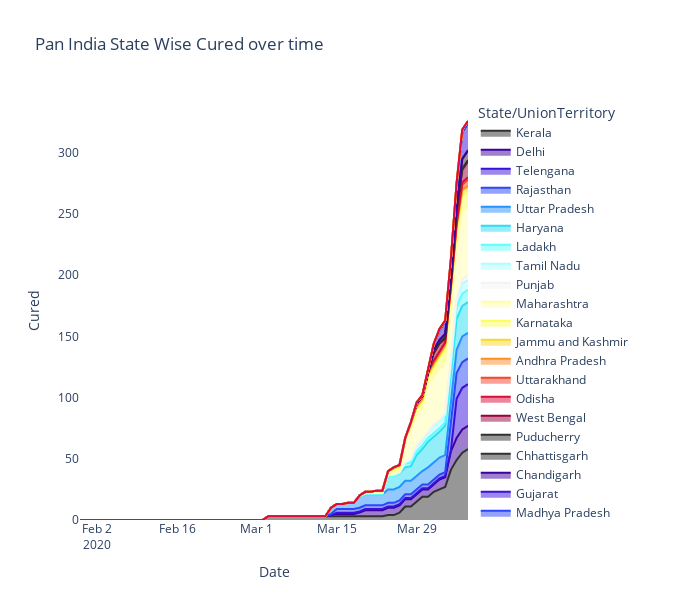

Write notebook code for a chart like this one.
### Code cell
spread = CovidIndia.groupby(['Date', 'State/UnionTerritory'])['Cured'].sum().reset_index().sort_values('Date', ascending=True)
fig = px.area(spread, x="Date", y="Cured",color='State/UnionTerritory',title='Pan India State Wise Cured over time',height=500,
              color_discrete_sequence = px.colors.cyclical.Edge)
fig.update_layout(plot_bgcolor='rgb(275, 270, 273)',width=700, height=600)

### Figure 1 — Plotly figure (JSON) as saved in the notebook; plotly's stock layout.template omitted (floating-point values rounded to 4 significant figures)
{"data": [{"hovertemplate": "State/UnionTerritory=Kerala<br>Date=%{x}<br>Cured=%{y}<extra></extra>", "legendgroup": "Kerala", "line": {"color": "#313131"}, "mode": "lines", "name": "Kerala", "orientation": "v", "showlegend": true, "stackgroup": "1", "type": "scatter", "x": ["2020-01-30T00:00:00", "2020-01-31T00:00:00", "2020-02-01T00:00:00", "2020-02-02T00:00:00", "2020-02-03T00:00:00", "2020-02-04T00:00:00", "2020-02-05T00:00:00", "2020-02-06T00:00:00", "2020-02-07T00:00:00", "2020-02-08T00:00:00", "2020-02-09T00:00:00", "2020-02-10T00:00:00", "2020-02-11T00:00:00", "2020-02-12T00:00:00", "2020-02-13T00:00:00", "2020-02-14T00:00:00", "2020-02-15T00:00:00", "2020-02-16T00:00:00", "2020-02-17T00:00:00", "2020-02-18T00:00:00", "2020-02-19T00:00:00", "2020-02-20T00:00:00", "2020-02-21T00:00:00", "2020-02-22T00:00:00", "2020-02-23T00:00:00", "2020-02-24T00:00:00", "2020-02-25T00:00:00", "2020-02-26T00:00:00", "2020-02-27T00:00:00", "2020-02-28T00:00:00", "2020-02-29T00:00:00", "2020-03-01T00:00:00", "2020-03-02T00:00:00", "2020-03-03T00:00:00", "2020-03-04T00:00:00", "2020-03-05T00:00:00", "2020-03-06T00:00:00", "2020-03-07T00:00:00", "2020-03-08T00:00:00", "2020-03-09T00:00:00", "2020-03-10T00:00:00", "2020-03-11T00:00:00", "2020-03-12T00:00:00", "2020-03-13T00:00:00", "2020-03-14T00:00:00", "2020-03-15T00:00:00", "2020-03-16T00:00:00", "2020-03-17T00:00:00", "2020-03-18T00:00:00", "2020-03-19T00:00:00", "2020-03-20T00:00:00", "2020-03-21T00:00:00", "2020-03-22T00:00:00", "2020-03-23T00:00:00", "2020-03-24T00:00:00", "2020-03-25T00:00:00", "2020-03-26T00:00:00", "2020-03-27T00:00:00", "2020-03-28T00:00:00", "2020-03-29T00:00:00", "2020-03-30T00:00:00", "2020-03-31T00:00:00", "2020-04-01T00:00:00", "2020-04-02T00:00:00", "2020-04-03T00:00:00", "2020-04-04T00:00:00", "2020-04-05T00:00:00", "2020-04-06T00:00:00", "2020-04-07T00:00:00"], "xaxis": "x", "y": [0, 0, 0, 0, 0, 0, 0, 0, 0, 0, 0, 0, 0, 0, 0, 0, 0, 0, 0, 0, 0, 0, 0, 0, 0, 0, 0, 0, 0, 0, 0, 0, 0, 3, 3, 3, 3, 3, 3, 3, 3, 3, 3, 3, 3, 3, 3, 3, 3, 3, 3, 3, 3, 3, 4, 4, 6, 11, 11, 15, 19, 19, 23, 25, 27, 41, 49, 55, 58], "yaxis": "y"}, {"hovertemplate": "State/UnionTerritory=Delhi<br>Date=%{x}<br>Cured=%{y}<extra></extra>", "legendgroup": "Delhi", "line": {"color": "#3d019d"}, "mode": "lines", "name": "Delhi", "orientation": "v", "showlegend": true, "stackgroup": "1", "type": "scatter", "x": ["2020-03-02T00:00:00", "2020-03-03T00:00:00", "2020-03-04T00:00:00", "2020-03-05T00:00:00", "2020-03-06T00:00:00", "2020-03-07T00:00:00", "2020-03-08T00:00:00", "2020-03-09T00:00:00", "2020-03-10T00:00:00", "2020-03-11T00:00:00", "2020-03-12T00:00:00", "2020-03-13T00:00:00", "2020-03-14T00:00:00", "2020-03-15T00:00:00", "2020-03-16T00:00:00", "2020-03-17T00:00:00", "2020-03-18T00:00:00", "2020-03-19T00:00:00", "2020-03-20T00:00:00", "2020-03-21T00:00:00", "2020-03-22T00:00:00", "2020-03-23T00:00:00", "2020-03-24T00:00:00", "2020-03-25T00:00:00", "2020-03-26T00:00:00", "2020-03-27T00:00:00", "2020-03-28T00:00:00", "2020-03-29T00:00:00", "2020-03-30T00:00:00", "2020-03-31T00:00:00", "2020-04-01T00:00:00", "2020-04-02T00:00:00", "2020-04-03T00:00:00", "2020-04-04T00:00:00", "2020-04-05T00:00:00", "2020-04-06T00:00:00", "2020-04-07T00:00:00"], "xaxis": "x", "y": [0, 0, 0, 0, 0, 0, 0, 0, 0, 0, 0, 0, 1, 2, 2, 2, 2, 3, 5, 5, 5, 5, 6, 6, 6, 6, 6, 6, 6, 6, 6, 8, 8, 15, 18, 19, 19], "yaxis": "y"}, {"hovertemplate": "State/UnionTerritory=Telengana<br>Date=%{x}<br>Cured=%{y}<extra></extra>", "legendgroup": "Telengana", "line": {"color": "#3810dc"}, "mode": "lines", "name": "Telengana", "orientation": "v", "showlegend": true, "stackgroup": "1", "type": "scatter", "x": ["2020-03-02T00:00:00", "2020-03-03T00:00:00", "2020-03-04T00:00:00", "2020-03-05T00:00:00", "2020-03-06T00:00:00", "2020-03-07T00:00:00", "2020-03-08T00:00:00", "2020-03-09T00:00:00", "2020-03-10T00:00:00", "2020-03-11T00:00:00", "2020-03-12T00:00:00", "2020-03-13T00:00:00", "2020-03-14T00:00:00", "2020-03-15T00:00:00", "2020-03-16T00:00:00", "2020-03-17T00:00:00", "2020-03-18T00:00:00", "2020-03-19T00:00:00", "2020-03-20T00:00:00", "2020-03-21T00:00:00", "2020-03-22T00:00:00", "2020-03-23T00:00:00", "2020-03-24T00:00:00", "2020-03-25T00:00:00", "2020-03-26T00:00:00", "2020-03-27T00:00:00", "2020-03-28T00:00:00", "2020-03-29T00:00:00", "2020-03-30T00:00:00", "2020-03-31T00:00:00", "2020-04-01T00:00:00", "2020-04-02T00:00:00", "2020-04-03T00:00:00", "2020-04-04T00:00:00", "2020-04-05T00:00:00", "2020-04-06T00:00:00", "2020-04-07T00:00:00"], "xaxis": "x", "y": [0, 0, 0, 0, 0, 0, 0, 0, 0, 0, 0, 0, 0, 1, 1, 1, 1, 1, 1, 1, 1, 1, 1, 1, 1, 1, 1, 1, 1, 1, 1, 1, 1, 1, 32, 34, 34], "yaxis": "y"}, {"hovertemplate": "State/UnionTerritory=Rajasthan<br>Date=%{x}<br>Cured=%{y}<extra></extra>", "legendgroup": "Rajasthan", "line": {"color": "#2d47f9"}, "mode": "lines", "name": "Rajasthan", "orientation": "v", "showlegend": true, "stackgroup": "1", "type": "scatter", "x": ["2020-03-03T00:00:00", "2020-03-04T00:00:00", "2020-03-05T00:00:00", "2020-03-06T00:00:00", "2020-03-07T00:00:00", "2020-03-08T00:00:00", "2020-03-09T00:00:00", "2020-03-10T00:00:00", "2020-03-11T00:00:00", "2020-03-12T00:00:00", "2020-03-13T00:00:00", "2020-03-14T00:00:00", "2020-03-15T00:00:00", "2020-03-16T00:00:00", "2020-03-17T00:00:00", "2020-03-18T00:00:00", "2020-03-19T00:00:00", "2020-03-20T00:00:00", "2020-03-21T00:00:00", "2020-03-22T00:00:00", "2020-03-23T00:00:00", "2020-03-24T00:00:00", "2020-03-25T00:00:00", "2020-03-26T00:00:00", "2020-03-27T00:00:00", "2020-03-28T00:00:00", "2020-03-29T00:00:00", "2020-03-30T00:00:00", "2020-03-31T00:00:00", "2020-04-01T00:00:00", "2020-04-02T00:00:00", "2020-04-03T00:00:00", "2020-04-04T00:00:00", "2020-04-05T00:00:00", "2020-04-06T00:00:00", "2020-04-07T00:00:00"], "xaxis": "x", "y": [0, 0, 0, 0, 0, 0, 0, 0, 0, 0, 0, 1, 3, 3, 3, 3, 3, 3, 3, 3, 3, 3, 3, 3, 3, 3, 3, 3, 3, 3, 3, 3, 21, 21, 21, 21], "yaxis": "y"}, {"hovertemplate": "State/UnionTerritory=Uttar Pradesh<br>Date=%{x}<br>Cured=%{y}<extra></extra>", "legendgroup": "Uttar Pradesh", "line": {"color": "#2593ff"}, "mode": "lines", "name": "Uttar Pradesh", "orientation": "v", "showlegend": true, "stackgroup": "1", "type": "scatter", "x": ["2020-03-04T00:00:00", "2020-03-05T00:00:00", "2020-03-06T00:00:00", "2020-03-07T00:00:00", "2020-03-08T00:00:00", "2020-03-09T00:00:00", "2020-03-10T00:00:00", "2020-03-11T00:00:00", "2020-03-12T00:00:00", "2020-03-13T00:00:00", "2020-03-14T00:00:00", "2020-03-15T00:00:00", "2020-03-16T00:00:00", "2020-03-17T00:00:00", "2020-03-18T00:00:00", "2020-03-19T00:00:00", "2020-03-20T00:00:00", "2020-03-21T00:00:00", "2020-03-22T00:00:00", "2020-03-23T00:00:00", "2020-03-24T00:00:00", "2020-03-25T00:00:00", "2020-03-26T00:00:00", "2020-03-27T00:00:00", "2020-03-28T00:00:00", "2020-03-29T00:00:00", "2020-03-30T00:00:00", "2020-03-31T00:00:00", "2020-04-01T00:00:00", "2020-04-02T00:00:00", "2020-04-03T00:00:00", "2020-04-04T00:00:00", "2020-04-05T00:00:00", "2020-04-06T00:00:00", "2020-04-07T00:00:00"], "xaxis": "x", "y": [0, 0, 0, 0, 0, 0, 0, 0, 0, 0, 5, 4, 4, 5, 5, 9, 9, 9, 9, 9, 11, 11, 11, 11, 11, 11, 11, 14, 14, 14, 14, 19, 19, 21, 21], "yaxis": "y"}, {"hovertemplate": "State/UnionTerritory=Haryana<br>Date=%{x}<br>Cured=%{y}<extra></extra>", "legendgroup": "Haryana", "line": {"color": "#2adef6"}, "mode": "lines", "name": "Haryana", "orientation": "v", "showlegend": true, "stackgroup": "1", "type": "scatter", "x": ["2020-03-04T00:00:00", "2020-03-05T00:00:00", "2020-03-06T00:00:00", "2020-03-07T00:00:00", "2020-03-08T00:00:00", "2020-03-09T00:00:00", "2020-03-10T00:00:00", "2020-03-11T00:00:00", "2020-03-12T00:00:00", "2020-03-13T00:00:00", "2020-03-14T00:00:00", "2020-03-15T00:00:00", "2020-03-16T00:00:00", "2020-03-17T00:00:00", "2020-03-18T00:00:00", "2020-03-19T00:00:00", "2020-03-20T00:00:00", "2020-03-21T00:00:00", "2020-03-22T00:00:00", "2020-03-23T00:00:00", "2020-03-24T00:00:00", "2020-03-25T00:00:00", "2020-03-26T00:00:00", "2020-03-27T00:00:00", "2020-03-28T00:00:00", "2020-03-29T00:00:00", "2020-03-30T00:00:00", "2020-03-31T00:00:00", "2020-04-01T00:00:00", "2020-04-02T00:00:00", "2020-04-03T00:00:00", "2020-04-04T00:00:00", "2020-04-05T00:00:00", "2020-04-06T00:00:00", "2020-04-07T00:00:00"], "xaxis": "x", "y": [0, 0, 0, 0, 0, 0, 0, 0, 0, 0, 0, 0, 0, 0, 0, 0, 0, 0, 0, 0, 11, 11, 11, 11, 12, 17, 18, 21, 21, 21, 24, 24, 25, 25, 25], "yaxis": "y"}, {"hovertemplate": "State/UnionTerritory=Ladakh<br>Date=%{x}<br>Cured=%{y}<extra></extra>", "legendgroup": "Ladakh", "line": {"color": "#60fdfa"}, "mode": "lines", "name": "Ladakh", "orientation": "v", "showlegend": true, "stackgroup": "1", "type": "scatter", "x": ["2020-03-07T00:00:00", "2020-03-08T00:00:00", "2020-03-09T00:00:00", "2020-03-10T00:00:00", "2020-03-11T00:00:00", "2020-03-12T00:00:00", "2020-03-13T00:00:00", "2020-03-14T00:00:00", "2020-03-15T00:00:00", "2020-03-16T00:00:00", "2020-03-17T00:00:00", "2020-03-18T00:00:00", "2020-03-19T00:00:00", "2020-03-20T00:00:00", "2020-03-21T00:00:00", "2020-03-22T00:00:00", "2020-03-23T00:00:00", "2020-03-24T00:00:00", "2020-03-25T00:00:00", "2020-03-26T00:00:00", "2020-03-27T00:00:00", "2020-03-28T00:00:00", "2020-03-29T00:00:00", "2020-03-30T00:00:00", "2020-03-31T00:00:00", "2020-04-01T00:00:00", "2020-04-02T00:00:00", "2020-04-03T00:00:00", "2020-04-04T00:00:00", "2020-04-05T00:00:00", "2020-04-06T00:00:00", "2020-04-07T00:00:00"], "xaxis": "x", "y": [0, 0, 0, 0, 0, 0, 0, 0, 0, 0, 0, 0, 0, 0, 0, 0, 0, 0, 0, 0, 3, 3, 3, 3, 3, 3, 3, 3, 3, 10, 10, 10], "yaxis": "y"}, {"hovertemplate": "State/UnionTerritory=Tamil Nadu<br>Date=%{x}<br>Cured=%{y}<extra></extra>", "legendgroup": "Tamil Nadu", "line": {"color": "#aefdff"}, "mode": "lines", "name": "Tamil Nadu", "orientation": "v", "showlegend": true, "stackgroup": "1", "type": "scatter", "x": ["2020-03-07T00:00:00", "2020-03-08T00:00:00", "2020-03-09T00:00:00", "2020-03-10T00:00:00", "2020-03-11T00:00:00", "2020-03-12T00:00:00", "2020-03-13T00:00:00", "2020-03-14T00:00:00", "2020-03-15T00:00:00", "2020-03-16T00:00:00", "2020-03-17T00:00:00", "2020-03-18T00:00:00", "2020-03-19T00:00:00", "2020-03-20T00:00:00", "2020-03-21T00:00:00", "2020-03-22T00:00:00", "2020-03-23T00:00:00", "2020-03-24T00:00:00", "2020-03-25T00:00:00", "2020-03-26T00:00:00", "2020-03-27T00:00:00", "2020-03-28T00:00:00", "2020-03-29T00:00:00", "2020-03-30T00:00:00", "2020-03-31T00:00:00", "2020-04-01T00:00:00", "2020-04-02T00:00:00", "2020-04-03T00:00:00", "2020-04-04T00:00:00", "2020-04-05T00:00:00", "2020-04-06T00:00:00", "2020-04-07T00:00:00"], "xaxis": "x", "y": [0, 0, 0, 0, 0, 0, 0, 0, 0, 0, 0, 0, 1, 1, 1, 1, 1, 1, 1, 1, 1, 2, 4, 4, 4, 6, 6, 6, 6, 6, 8, 8], "yaxis": "y"}, {"hovertemplate": "State/UnionTerritory=Punjab<br>Date=%{x}<br>Cured=%{y}<extra></extra>", "legendgroup": "Punjab", "line": {"color": "#f3f3f1"}, "mode": "lines", "name": "Punjab", "orientation": "v", "showlegend": true, "stackgroup": "1", "type": "scatter", "x": ["2020-03-09T00:00:00", "2020-03-10T00:00:00", "2020-03-11T00:00:00", "2020-03-12T00:00:00", "2020-03-13T00:00:00", "2020-03-14T00:00:00", "2020-03-15T00:00:00", "2020-03-16T00:00:00", "2020-03-17T00:00:00", "2020-03-18T00:00:00", "2020-03-19T00:00:00", "2020-03-20T00:00:00", "2020-03-21T00:00:00", "2020-03-22T00:00:00", "2020-03-23T00:00:00", "2020-03-24T00:00:00", "2020-03-25T00:00:00", "2020-03-26T00:00:00", "2020-03-27T00:00:00", "2020-03-28T00:00:00", "2020-03-29T00:00:00", "2020-03-30T00:00:00", "2020-03-31T00:00:00", "2020-04-01T00:00:00", "2020-04-02T00:00:00", "2020-04-03T00:00:00", "2020-04-04T00:00:00", "2020-04-05T00:00:00", "2020-04-06T00:00:00", "2020-04-07T00:00:00"], "xaxis": "x", "y": [0, 0, 0, 0, 0, 0, 0, 0, 0, 0, 0, 0, 0, 0, 0, 0, 0, 0, 0, 1, 1, 1, 1, 1, 1, 1, 1, 1, 4, 4], "yaxis": "y"}, {"hovertemplate": "State/UnionTerritory=Maharashtra<br>Date=%{x}<br>Cured=%{y}<extra></extra>", "legendgroup": "Maharashtra", "line": {"color": "#fffda9"}, "mode": "lines", "name": "Maharashtra", "orientation": "v", "showlegend": true, "stackgroup": "1", "type": "scatter", "x": ["2020-03-09T00:00:00", "2020-03-10T00:00:00", "2020-03-11T00:00:00", "2020-03-12T00:00:00", "2020-03-13T00:00:00", "2020-03-14T00:00:00", "2020-03-15T00:00:00", "2020-03-16T00:00:00", "2020-03-17T00:00:00", "2020-03-18T00:00:00", "2020-03-19T00:00:00", "2020-03-20T00:00:00", "2020-03-21T00:00:00", "2020-03-22T00:00:00", "2020-03-23T00:00:00", "2020-03-24T00:00:00", "2020-03-25T00:00:00", "2020-03-26T00:00:00", "2020-03-27T00:00:00", "2020-03-28T00:00:00", "2020-03-29T00:00:00", "2020-03-30T00:00:00", "2020-03-31T00:00:00", "2020-04-01T00:00:00", "2020-04-02T00:00:00", "2020-04-03T00:00:00", "2020-04-04T00:00:00", "2020-04-05T00:00:00", "2020-04-06T00:00:00", "2020-04-07T00:00:00"], "xaxis": "x", "y": [0, 0, 0, 0, 0, 0, 0, 0, 0, 0, 0, 0, 0, 0, 0, 0, 1, 1, 15, 25, 25, 25, 39, 39, 42, 42, 42, 42, 56, 56], "yaxis": "y"}, {"hovertemplate": "State/UnionTerritory=Karnataka<br>Date=%{x}<br>Cured=%{y}<extra></extra>", "legendgroup": "Karnataka", "line": {"color": "#fafd5b"}, "mode": "lines", "name": "Karnataka", "orientation": "v", "showlegend": true, "stackgroup": "1", "type": "scatter", "x": ["2020-03-09T00:00:00", "2020-03-10T00:00:00", "2020-03-11T00:00:00", "2020-03-12T00:00:00", "2020-03-13T00:00:00", "2020-03-14T00:00:00", "2020-03-15T00:00:00", "2020-03-16T00:00:00", "2020-03-17T00:00:00", "2020-03-18T00:00:00", "2020-03-19T00:00:00", "2020-03-20T00:00:00", "2020-03-21T00:00:00", "2020-03-22T00:00:00", "2020-03-23T00:00:00", "2020-03-24T00:00:00", "2020-03-25T00:00:00", "2020-03-26T00:00:00", "2020-03-27T00:00:00", "2020-03-28T00:00:00", "2020-03-29T00:00:00", "2020-03-30T00:00:00", "2020-03-31T00:00:00", "2020-04-01T00:00:00", "2020-04-02T00:00:00", "2020-04-03T00:00:00", "2020-04-04T00:00:00", "2020-04-05T00:00:00", "2020-04-06T00:00:00", "2020-04-07T00:00:00"], "xaxis": "x", "y": [0, 0, 0, 0, 0, 0, 0, 0, 0, 0, 0, 1, 1, 2, 2, 3, 3, 3, 3, 3, 5, 5, 5, 8, 9, 10, 12, 12, 12, 12], "yaxis": "y"}, {"hovertemplate": "State/UnionTerritory=Jammu and Kashmir<br>Date=%{x}<br>Cured=%{y}<extra></extra>", "legendgroup": "Jammu and Kashmir", "line": {"color": "#f7da29"}, "mode": "lines", "name": "Jammu and Kashmir", "orientation": "v", "showlegend": true, "stackgroup": "1", "type": "scatter", "x": ["2020-03-09T00:00:00", "2020-03-10T00:00:00", "2020-03-11T00:00:00", "2020-03-12T00:00:00", "2020-03-13T00:00:00", "2020-03-14T00:00:00", "2020-03-15T00:00:00", "2020-03-16T00:00:00", "2020-03-17T00:00:00", "2020-03-18T00:00:00", "2020-03-19T00:00:00", "2020-03-20T00:00:00", "2020-03-21T00:00:00", "2020-03-22T00:00:00", "2020-03-23T00:00:00", "2020-03-24T00:00:00", "2020-03-25T00:00:00", "2020-03-26T00:00:00", "2020-03-27T00:00:00", "2020-03-28T00:00:00", "2020-03-29T00:00:00", "2020-03-30T00:00:00", "2020-03-31T00:00:00", "2020-04-01T00:00:00", "2020-04-02T00:00:00", "2020-04-03T00:00:00", "2020-04-04T00:00:00", "2020-04-05T00:00:00", "2020-04-06T00:00:00", "2020-04-07T00:00:00"], "xaxis": "x", "y": [0, 0, 0, 0, 0, 0, 0, 0, 0, 0, 0, 0, 0, 0, 0, 0, 1, 1, 1, 1, 1, 2, 2, 2, 2, 3, 3, 4, 4, 4], "yaxis": "y"}, {"hovertemplate": "State/UnionTerritory=Andhra Pradesh<br>Date=%{x}<br>Cured=%{y}<extra></extra>", "legendgroup": "Andhra Pradesh", "line": {"color": "#ff8e25"}, "mode": "lines", "name": "Andhra Pradesh", "orientation": "v", "showlegend": true, "stackgroup": "1", "type": "scatter", "x": ["2020-03-12T00:00:00", "2020-03-13T00:00:00", "2020-03-14T00:00:00", "2020-03-15T00:00:00", "2020-03-16T00:00:00", "2020-03-17T00:00:00", "2020-03-18T00:00:00", "2020-03-19T00:00:00", "2020-03-20T00:00:00", "2020-03-21T00:00:00", "2020-03-22T00:00:00", "2020-03-23T00:00:00", "2020-03-24T00:00:00", "2020-03-25T00:00:00", "2020-03-26T00:00:00", "2020-03-27T00:00:00", "2020-03-28T00:00:00", "2020-03-29T00:00:00", "2020-03-30T00:00:00", "2020-03-31T00:00:00", "2020-04-01T00:00:00", "2020-04-02T00:00:00", "2020-04-03T00:00:00", "2020-04-04T00:00:00", "2020-04-05T00:00:00", "2020-04-06T00:00:00", "2020-04-07T00:00:00"], "xaxis": "x", "y": [0, 0, 0, 0, 0, 0, 0, 0, 0, 0, 0, 0, 0, 1, 1, 1, 1, 1, 1, 1, 1, 1, 1, 1, 1, 1, 1], "yaxis": "y"}, {"hovertemplate": "State/UnionTerritory=Uttarakhand<br>Date=%{x}<br>Cured=%{y}<extra></extra>", "legendgroup": "Uttarakhand", "line": {"color": "#f8432d"}, "mode": "lines", "name": "Uttarakhand", "orientation": "v", "showlegend": true, "stackgroup": "1", "type": "scatter", "x": ["2020-03-15T00:00:00", "2020-03-16T00:00:00", "2020-03-17T00:00:00", "2020-03-18T00:00:00", "2020-03-19T00:00:00", "2020-03-20T00:00:00", "2020-03-21T00:00:00", "2020-03-22T00:00:00", "2020-03-23T00:00:00", "2020-03-24T00:00:00", "2020-03-25T00:00:00", "2020-03-26T00:00:00", "2020-03-27T00:00:00", "2020-03-28T00:00:00", "2020-03-29T00:00:00", "2020-03-30T00:00:00", "2020-03-31T00:00:00", "2020-04-01T00:00:00", "2020-04-02T00:00:00", "2020-04-03T00:00:00", "2020-04-04T00:00:00", "2020-04-05T00:00:00", "2020-04-06T00:00:00", "2020-04-07T00:00:00"], "xaxis": "x", "y": [0, 0, 0, 0, 0, 0, 0, 0, 0, 0, 0, 0, 0, 0, 2, 2, 2, 2, 2, 2, 2, 2, 4, 5], "yaxis": "y"}, {"hovertemplate": "State/UnionTerritory=Odisha<br>Date=%{x}<br>Cured=%{y}<extra></extra>", "legendgroup": "Odisha", "line": {"color": "#d90d39"}, "mode": "lines", "name": "Odisha", "orientation": "v", "showlegend": true, "stackgroup": "1", "type": "scatter", "x": ["2020-03-16T00:00:00", "2020-03-17T00:00:00", "2020-03-18T00:00:00", "2020-03-19T00:00:00", "2020-03-20T00:00:00", "2020-03-21T00:00:00", "2020-03-22T00:00:00", "2020-03-23T00:00:00", "2020-03-24T00:00:00", "2020-03-25T00:00:00", "2020-03-26T00:00:00", "2020-03-27T00:00:00", "2020-03-28T00:00:00", "2020-03-29T00:00:00", "2020-03-30T00:00:00", "2020-03-31T00:00:00", "2020-04-01T00:00:00", "2020-04-02T00:00:00", "2020-04-03T00:00:00", "2020-04-04T00:00:00", "2020-04-05T00:00:00", "2020-04-06T00:00:00", "2020-04-07T00:00:00"], "xaxis": "x", "y": [0, 0, 0, 0, 0, 0, 0, 0, 0, 0, 0, 0, 0, 0, 0, 0, 0, 0, 0, 0, 0, 2, 2], "yaxis": "y"}, {"hovertemplate": "State/UnionTerritory=West Bengal<br>Date=%{x}<br>Cured=%{y}<extra></extra>", "legendgroup": "West Bengal", "line": {"color": "#97023d"}, "mode": "lines", "name": "West Bengal", "orientation": "v", "showlegend": true, "stackgroup": "1", "type": "scatter", "x": ["2020-03-18T00:00:00", "2020-03-19T00:00:00", "2020-03-20T00:00:00", "2020-03-21T00:00:00", "2020-03-22T00:00:00", "2020-03-23T00:00:00", "2020-03-24T00:00:00", "2020-03-25T00:00:00", "2020-03-26T00:00:00", "2020-03-27T00:00:00", "2020-03-28T00:00:00", "2020-03-29T00:00:00", "2020-03-30T00:00:00", "2020-03-31T00:00:00", "2020-04-01T00:00:00", "2020-04-02T00:00:00", "2020-04-03T00:00:00", "2020-04-04T00:00:00", "2020-04-05T00:00:00", "2020-04-06T00:00:00", "2020-04-07T00:00:00"], "xaxis": "x", "y": [0, 0, 0, 0, 0, 0, 0, 0, 0, 0, 0, 0, 0, 0, 6, 6, 3, 3, 10, 10, 13], "yaxis": "y"}, {"hovertemplate": "State/UnionTerritory=Puducherry<br>Date=%{x}<br>Cured=%{y}<extra></extra>", "legendgroup": "Puducherry", "line": {"color": "#313131"}, "mode": "lines", "name": "Puducherry", "orientation": "v", "showlegend": true, "stackgroup": "1", "type": "scatter", "x": ["2020-03-18T00:00:00", "2020-03-19T00:00:00", "2020-03-20T00:00:00", "2020-03-21T00:00:00", "2020-03-22T00:00:00", "2020-03-23T00:00:00", "2020-03-24T00:00:00", "2020-03-25T00:00:00", "2020-03-26T00:00:00", "2020-03-27T00:00:00", "2020-03-28T00:00:00", "2020-03-29T00:00:00", "2020-03-30T00:00:00", "2020-03-31T00:00:00", "2020-04-01T00:00:00", "2020-04-02T00:00:00", "2020-04-03T00:00:00", "2020-04-04T00:00:00", "2020-04-05T00:00:00", "2020-04-06T00:00:00", "2020-04-07T00:00:00"], "xaxis": "x", "y": [0, 0, 0, 0, 0, 0, 0, 0, 0, 0, 0, 0, 0, 0, 1, 1, 1, 1, 1, 1, 1], "yaxis": "y"}, {"hovertemplate": "State/UnionTerritory=Chhattisgarh<br>Date=%{x}<br>Cured=%{y}<extra></extra>", "legendgroup": "Chhattisgarh", "line": {"color": "#313131"}, "mode": "lines", "name": "Chhattisgarh", "orientation": "v", "showlegend": true, "stackgroup": "1", "type": "scatter", "x": ["2020-03-19T00:00:00", "2020-03-20T00:00:00", "2020-03-21T00:00:00", "2020-03-22T00:00:00", "2020-03-23T00:00:00", "2020-03-24T00:00:00", "2020-03-25T00:00:00", "2020-03-26T00:00:00", "2020-03-27T00:00:00", "2020-03-28T00:00:00", "2020-03-29T00:00:00", "2020-03-30T00:00:00", "2020-03-31T00:00:00", "2020-04-01T00:00:00", "2020-04-02T00:00:00", "2020-04-03T00:00:00", "2020-04-04T00:00:00", "2020-04-05T00:00:00", "2020-04-06T00:00:00", "2020-04-07T00:00:00"], "xaxis": "x", "y": [0, 0, 0, 0, 0, 0, 0, 0, 0, 0, 0, 0, 0, 2, 2, 3, 3, 3, 8, 8], "yaxis": "y"}, {"hovertemplate": "State/UnionTerritory=Chandigarh<br>Date=%{x}<br>Cured=%{y}<extra></extra>", "legendgroup": "Chandigarh", "line": {"color": "#3d019d"}, "mode": "lines", "name": "Chandigarh", "orientation": "v", "showlegend": true, "stackgroup": "1", "type": "scatter", "x": ["2020-03-19T00:00:00", "2020-03-20T00:00:00", "2020-03-21T00:00:00", "2020-03-22T00:00:00", "2020-03-23T00:00:00", "2020-03-24T00:00:00", "2020-03-25T00:00:00", "2020-03-26T00:00:00", "2020-03-27T00:00:00", "2020-03-28T00:00:00", "2020-03-29T00:00:00", "2020-03-30T00:00:00", "2020-03-31T00:00:00", "2020-04-01T00:00:00", "2020-04-02T00:00:00", "2020-04-03T00:00:00", "2020-04-04T00:00:00", "2020-04-05T00:00:00", "2020-04-06T00:00:00", "2020-04-07T00:00:00"], "xaxis": "x", "y": [0, 0, 0, 0, 0, 0, 0, 0, 0, 0, 0, 0, 0, 0, 0, 0, 0, 0, 0, 0], "yaxis": "y"}, {"hovertemplate": "State/UnionTerritory=Gujarat<br>Date=%{x}<br>Cured=%{y}<extra></extra>", "legendgroup": "Gujarat", "line": {"color": "#3810dc"}, "mode": "lines", "name": "Gujarat", "orientation": "v", "showlegend": true, "stackgroup": "1", "type": "scatter", "x": ["2020-03-20T00:00:00", "2020-03-21T00:00:00", "2020-03-22T00:00:00", "2020-03-23T00:00:00", "2020-03-24T00:00:00", "2020-03-25T00:00:00", "2020-03-26T00:00:00", "2020-03-27T00:00:00", "2020-03-28T00:00:00", "2020-03-29T00:00:00", "2020-03-30T00:00:00", "2020-03-31T00:00:00", "2020-04-01T00:00:00", "2020-04-02T00:00:00", "2020-04-03T00:00:00", "2020-04-04T00:00:00", "2020-04-05T00:00:00", "2020-04-06T00:00:00", "2020-04-07T00:00:00"], "xaxis": "x", "y": [0, 0, 0, 0, 0, 0, 0, 0, 0, 1, 1, 3, 5, 8, 10, 14, 18, 22, 22], "yaxis": "y"}, {"hovertemplate": "State/UnionTerritory=Madhya Pradesh<br>Date=%{x}<br>Cured=%{y}<extra></extra>", "legendgroup": "Madhya Pradesh", "line": {"color": "#2d47f9"}, "mode": "lines", "name": "Madhya Pradesh", "orientation": "v", "showlegend": true, "stackgroup": "1", "type": "scatter", "x": ["2020-03-21T00:00:00", "2020-03-22T00:00:00", "2020-03-23T00:00:00", "2020-03-24T00:00:00", "2020-03-25T00:00:00", "2020-03-26T00:00:00", "2020-03-27T00:00:00", "2020-03-28T00:00:00", "2020-03-29T00:00:00", "2020-03-30T00:00:00", "2020-03-31T00:00:00", "2020-04-01T00:00:00", "2020-04-02T00:00:00", "2020-04-03T00:00:00", "2020-04-04T00:00:00", "2020-04-05T00:00:00", "2020-04-06T00:00:00", "2020-04-07T00:00:00"], "xaxis": "x", "y": [0, 0, 0, 0, 0, 0, 0, 0, 0, 0, 0, 0, 0, 0, 0, 0, 0, 0], "yaxis": "y"}, {"hovertemplate": "State/UnionTerritory=Himachal Pradesh<br>Date=%{x}<br>Cured=%{y}<extra></extra>", "legendgroup": "Himachal Pradesh", "line": {"color": "#2593ff"}, "mode": "lines", "name": "Himachal Pradesh", "orientation": "v", "showlegend": true, "stackgroup": "1", "type": "scatter", "x": ["2020-03-21T00:00:00", "2020-03-22T00:00:00", "2020-03-23T00:00:00", "2020-03-24T00:00:00", "2020-03-25T00:00:00", "2020-03-26T00:00:00", "2020-03-27T00:00:00", "2020-03-28T00:00:00", "2020-03-29T00:00:00", "2020-03-30T00:00:00", "2020-03-31T00:00:00", "2020-04-01T00:00:00", "2020-04-02T00:00:00", "2020-04-03T00:00:00", "2020-04-04T00:00:00", "2020-04-05T00:00:00", "2020-04-06T00:00:00", "2020-04-07T00:00:00"], "xaxis": "x", "y": [0, 0, 0, 0, 0, 0, 0, 0, 0, 0, 0, 0, 1, 1, 1, 1, 2, 2], "yaxis": "y"}, {"hovertemplate": "State/UnionTerritory=Bihar<br>Date=%{x}<br>Cured=%{y}<extra></extra>", "legendgroup": "Bihar", "line": {"color": "#2adef6"}, "mode": "lines", "name": "Bihar", "orientation": "v", "showlegend": true, "stackgroup": "1", "type": "scatter", "x": ["2020-03-22T00:00:00", "2020-03-23T00:00:00", "2020-03-24T00:00:00", "2020-03-25T00:00:00", "2020-03-26T00:00:00", "2020-03-27T00:00:00", "2020-03-28T00:00:00", "2020-03-29T00:00:00", "2020-03-30T00:00:00", "2020-03-31T00:00:00", "2020-04-01T00:00:00", "2020-04-02T00:00:00", "2020-04-03T00:00:00", "2020-04-04T00:00:00", "2020-04-05T00:00:00", "2020-04-06T00:00:00", "2020-04-07T00:00:00"], "xaxis": "x", "y": [0, 0, 0, 0, 0, 0, 0, 0, 0, 0, 0, 0, 0, 0, 0, 0, 0], "yaxis": "y"}, {"hovertemplate": "State/UnionTerritory=Manipur<br>Date=%{x}<br>Cured=%{y}<extra></extra>", "legendgroup": "Manipur", "line": {"color": "#60fdfa"}, "mode": "lines", "name": "Manipur", "orientation": "v", "showlegend": true, "stackgroup": "1", "type": "scatter", "x": ["2020-03-24T00:00:00", "2020-03-25T00:00:00", "2020-03-26T00:00:00", "2020-03-27T00:00:00", "2020-03-28T00:00:00", "2020-03-29T00:00:00", "2020-03-30T00:00:00", "2020-03-31T00:00:00", "2020-04-01T00:00:00", "2020-04-02T00:00:00", "2020-04-03T00:00:00", "2020-04-04T00:00:00", "2020-04-05T00:00:00", "2020-04-06T00:00:00", "2020-04-07T00:00:00"], "xaxis": "x", "y": [0, 0, 0, 0, 0, 0, 0, 0, 0, 0, 0, 0, 0, 0, 0], "yaxis": "y"}, {"hovertemplate": "State/UnionTerritory=Mizoram<br>Date=%{x}<br>Cured=%{y}<extra></extra>", "legendgroup": "Mizoram", "line": {"color": "#aefdff"}, "mode": "lines", "name": "Mizoram", "orientation": "v", "showlegend": true, "stackgroup": "1", "type": "scatter", "x": ["2020-03-25T00:00:00", "2020-03-26T00:00:00", "2020-03-27T00:00:00", "2020-03-28T00:00:00", "2020-03-29T00:00:00", "2020-03-30T00:00:00", "2020-03-31T00:00:00", "2020-04-01T00:00:00", "2020-04-02T00:00:00", "2020-04-03T00:00:00", "2020-04-04T00:00:00", "2020-04-05T00:00:00", "2020-04-06T00:00:00", "2020-04-07T00:00:00"], "xaxis": "x", "y": [0, 0, 0, 0, 0, 0, 0, 0, 0, 0, 0, 0, 0, 0], "yaxis": "y"}, {"hovertemplate": "State/UnionTerritory=Andaman and Nicobar Islands<br>Date=%{x}<br>Cured=%{y}<extra></extra>", "legendgroup": "Andaman and Nicobar Islands", "line": {"color": "#f3f3f1"}, "mode": "lines", "name": "Andaman and Nicobar Islands", "orientation": "v", "showlegend": true, "stackgroup": "1", "type": "scatter", "x": ["2020-03-26T00:00:00", "2020-03-27T00:00:00", "2020-03-28T00:00:00", "2020-03-29T00:00:00", "2020-03-30T00:00:00", "2020-03-31T00:00:00", "2020-04-01T00:00:00", "2020-04-02T00:00:00", "2020-04-03T00:00:00", "2020-04-04T00:00:00", "2020-04-05T00:00:00", "2020-04-06T00:00:00", "2020-04-07T00:00:00"], "xaxis": "x", "y": [0, 0, 0, 0, 0, 0, 0, 0, 0, 0, 0, 0, 0], "yaxis": "y"}, {"hovertemplate": "State/UnionTerritory=Goa<br>Date=%{x}<br>Cured=%{y}<extra></extra>", "legendgroup": "Goa", "line": {"color": "#fffda9"}, "mode": "lines", "name": "Goa", "orientation": "v", "showlegend": true, "stackgroup": "1", "type": "scatter", "x": ["2020-03-26T00:00:00", "2020-03-27T00:00:00", "2020-03-28T00:00:00", "2020-03-29T00:00:00", "2020-03-30T00:00:00", "2020-03-31T00:00:00", "2020-04-01T00:00:00", "2020-04-02T00:00:00", "2020-04-03T00:00:00", "2020-04-04T00:00:00", "2020-04-05T00:00:00", "2020-04-06T00:00:00", "2020-04-07T00:00:00"], "xaxis": "x", "y": [0, 0, 0, 0, 0, 0, 0, 0, 0, 0, 0, 0, 0], "yaxis": "y"}, {"hovertemplate": "State/UnionTerritory=Unassigned<br>Date=%{x}<br>Cured=%{y}<extra></extra>", "legendgroup": "Unassigned", "line": {"color": "#fafd5b"}, "mode": "lines", "name": "Unassigned", "orientation": "v", "showlegend": true, "stackgroup": "1", "type": "scatter", "x": ["2020-03-30T00:00:00", "2020-03-31T00:00:00", "2020-04-03T00:00:00"], "xaxis": "x", "y": [0, 0, 0], "yaxis": "y"}, {"hovertemplate": "State/UnionTerritory=Assam<br>Date=%{x}<br>Cured=%{y}<extra></extra>", "legendgroup": "Assam", "line": {"color": "#f7da29"}, "mode": "lines", "name": "Assam", "orientation": "v", "showlegend": true, "stackgroup": "1", "type": "scatter", "x": ["2020-04-01T00:00:00", "2020-04-02T00:00:00", "2020-04-03T00:00:00", "2020-04-04T00:00:00", "2020-04-05T00:00:00", "2020-04-06T00:00:00", "2020-04-07T00:00:00"], "xaxis": "x", "y": [0, 0, 0, 0, 0, 0, 0], "yaxis": "y"}, {"hovertemplate": "State/UnionTerritory=Jharkhand<br>Date=%{x}<br>Cured=%{y}<extra></extra>", "legendgroup": "Jharkhand", "line": {"color": "#ff8e25"}, "mode": "lines", "name": "Jharkhand", "orientation": "v", "showlegend": true, "stackgroup": "1", "type": "scatter", "x": ["2020-04-01T00:00:00", "2020-04-02T00:00:00", "2020-04-03T00:00:00", "2020-04-04T00:00:00", "2020-04-05T00:00:00", "2020-04-06T00:00:00", "2020-04-07T00:00:00"], "xaxis": "x", "y": [0, 0, 0, 0, 0, 0, 0], "yaxis": "y"}, {"hovertemplate": "State/UnionTerritory=Arunachal Pradesh<br>Date=%{x}<br>Cured=%{y}<extra></extra>", "legendgroup": "Arunachal Pradesh", "line": {"color": "#f8432d"}, "mode": "lines", "name": "Arunachal Pradesh", "orientation": "v", "showlegend": true, "stackgroup": "1", "type": "scatter", "x": ["2020-04-03T00:00:00", "2020-04-04T00:00:00", "2020-04-05T00:00:00", "2020-04-06T00:00:00", "2020-04-07T00:00:00"], "xaxis": "x", "y": [0, 0, 0, 0, 0], "yaxis": "y"}, {"hovertemplate": "State/UnionTerritory=Tripura<br>Date=%{x}<br>Cured=%{y}<extra></extra>", "legendgroup": "Tripura", "line": {"color": "#d90d39"}, "mode": "lines", "name": "Tripura", "orientation": "v", "showlegend": true, "stackgroup": "1", "type": "scatter", "x": ["2020-04-07T00:00:00"], "xaxis": "x", "y": [0], "yaxis": "y"}], "layout": {"height": 600, "legend": {"title": {"text": "State/UnionTerritory"}, "tracegroupgap": 0}, "plot_bgcolor": "rgb(275, 270, 273)", "title": {"text": "Pan India State Wise Cured over time"}, "width": 700, "xaxis": {"anchor": "y", "domain": [0, 1], "title": {"text": "Date"}}, "yaxis": {"anchor": "x", "domain": [0, 1], "title": {"text": "Cured"}}}}
